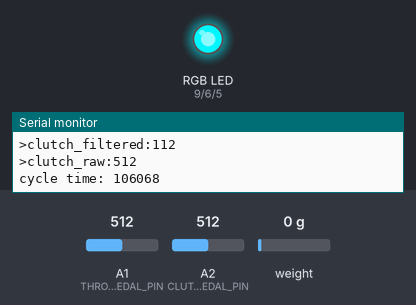
The program below on a simulated Arduino Leonardo, built with avr-gcc and run on an emulated ATmega32U4. Shown: an RGB LED mixed from three pins (HIGH = lit), the last lines printed to the serial monitor. The test bench sets the inputs (shaded band); at power-on: weight on the scale 0 g, A2 (CLUTCH_PEDAL_PIN) = 512, A1 (THROTTLE_PEDAL_PIN) = 512. USB keyboard and mouse output is not drawn.

Above: at 1.2 s.
1.3 s: weight on the scale set to 100 g
At 2.54 s:
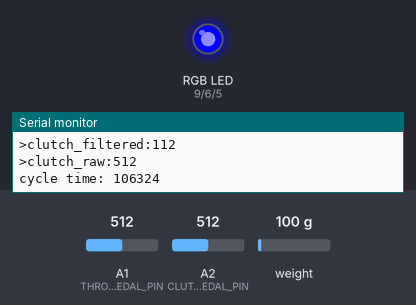
4.3 s: A2 (CLUTCH_PEDAL_PIN) set to 306
At 4.4 s:
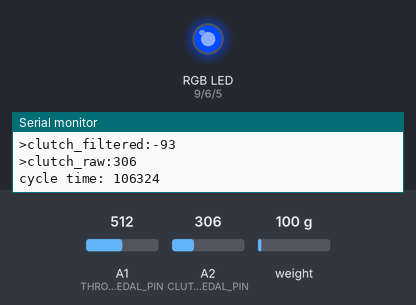
7.3 s: A1 (THROTTLE_PEDAL_PIN) set to 122
At 8.44 s:
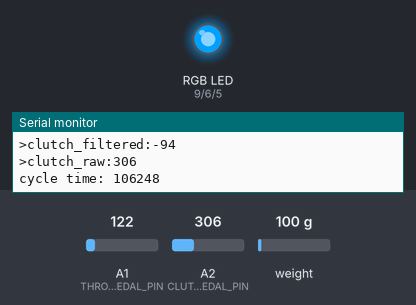
10.3 s: weight on the scale set to 1250 g
13.3 s: A1 (THROTTLE_PEDAL_PIN) set to 0
16.3 s: A2 (CLUTCH_PEDAL_PIN) set to 122
Timing chart, 0 to 20.3 s (numbered marks = the images above; inputs shaded):
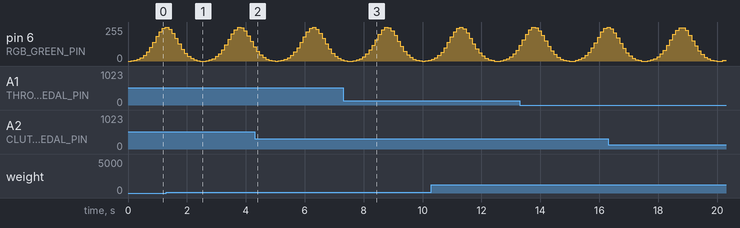

The program:

main.cpp
```cpp
#include <arduino-timer.h>

#include "ArduinoWrapper.hpp"
#include "LoadCell.hpp"
#include "Pedalbox.hpp"
#include "Potmeter.hpp"
#include "SensorConfig.h"
#include "board_pinout.h"
#include "jled.h"
#include "stopwatch.hpp"

enum RGB { RED, GREEN, BLUE };

ArduinoWrapper arduino;

auto timer = timer_create_default();
int32_t cycle_time = 0;

LoadCell brake_load_cell(BRAKE_PEDAL_SCK, BRAKE_PEDAL_DOUT);
Potmeter throttle_potmeter(THROTTLE_PEDAL_PIN);
Potmeter clutch_potmeter(CLUTCH_PEDAL_PIN);

Pedalbox pedalbox;

JLed rgb_led[] = {JLed(RGB_RED_PIN).Off(), JLed(RGB_GREEN_PIN).Off(),
                  JLed(RGB_BLUE_PIN).Off()};

JLedSequence rgb_sequence(JLedSequence::eMode::PARALLEL, rgb_led);

Stopwatch measure_cycle_time;

bool showPedalReadings(void *);
bool updateGameController(void *);
void sensorConfiguration();
void InitModeRgb();
void HearthbeatModeRgb();

void setup() {
  InitModeRgb();
  Serial.begin(9600);
  sensorConfiguration();
  pedalbox.setBrakeSensor(&brake_load_cell);
  pedalbox.setThrottleSensor(&throttle_potmeter);
  pedalbox.setClutchSensor(&clutch_potmeter);
  pedalbox.begin();

  timer.every(100, showPedalReadings);
  timer.every(50, updateGameController);

  HearthbeatModeRgb();
}

void loop() {
  rgb_sequence.Update();
  timer.tick();

  measure_cycle_time.start();
  pedalbox.refreshValues();
}

bool showPedalReadings(void *) {
  Serial.print(">brake_filtered:");
  Serial.println(pedalbox.get_brake_value());

  Serial.print(">throttle_filtered:");
  Serial.println(pedalbox.get_throttle_value());
  Serial.print(">throttle_raw:");
  Serial.println(analogRead(THROTTLE_PEDAL_PIN));

  Serial.print(">clutch_filtered:");
  Serial.println(pedalbox.get_clutch_value());
  Serial.print(">clutch_raw:");
  Serial.println(analogRead(CLUTCH_PEDAL_PIN));

  Serial.print("cycle time: ");
  Serial.println(cycle_time);

  return true;
}

bool updateGameController(void *) {
  pedalbox.updateController();
  cycle_time = measure_cycle_time.stop();
  return true;
}

void sensorConfiguration() {
  brake_load_cell.setOffset(BRAKE_PEDAL_OFFSET);
  throttle_potmeter.setOffset(THROTTLE_PEDAL_OFFSET);
  clutch_potmeter.setOffset(CLUTCH_PEDAL_OFFSET);

  brake_load_cell.setFilter(BRAKE_PEDAL_FILTER_TYPE,
                            BRAKE_PEDAL_FILTER_FREQUENCY,
                            BRAKE_PEDAL_INITIAL_VALUE);
  throttle_potmeter.setFilter(THROTTLE_PEDAL_FILTER_TYPE,
                              THROTTLE_PEDAL_FILTER_FREQUENCY,
                              THROTTLE_PEDAL_INITIAL_VALUE);
  clutch_potmeter.setFilter(CLUTCH_PEDAL_FILTER_TYPE,
                            CLUTCH_PEDAL_FILTER_FREQUENCY,
                            CLUTCH_PEDAL_INITIAL_VALUE);
}

void InitModeRgb() {
  rgb_led[RED].Off();
  rgb_led[GREEN].Off();
  rgb_led[BLUE].Breathe(500).Forever();
  rgb_sequence = JLedSequence(JLedSequence::eMode::PARALLEL, rgb_led);
  rgb_sequence.Update();
}

void HearthbeatModeRgb() {
  int heartbeat_period = 2500;
  rgb_led[RED].Off();
  rgb_led[GREEN].Breathe(heartbeat_period).Forever();
  rgb_led[BLUE].On();
  rgb_sequence = JLedSequence(JLedSequence::eMode::PARALLEL, rgb_led);
  rgb_sequence.Update();
}
```

ArduinoSerialInterface.hpp
```cpp
#ifndef _ARDUINOSERIALINTERFACE_HPP_
#define _ARDUINOSERIALINTERFACE_HPP_

#include <Arduino.h>

#include "SerialInterface.hpp"

class ArduinoSerialInterface : public SerialInterface {
 public:
  ArduinoSerialInterface();
  ~ArduinoSerialInterface() override = default;
  void begin(unsigned long baud_rate) override;
  size_t write(const char* string_to_write) override;
};

#endif  //_ARDUINOSERIALINTERFACE_HPP_
```

ArduinoTimeInterface.hpp
```cpp
#ifndef _ARDUINOTIMEINTERFACE_HPP_
#define _ARDUINOTIMEINTERFACE_HPP_

#include <Arduino.h>
#include <TimeLib.h>

#include "TimeInterface.hpp"

class ArduinoTimeInterface : public TimeInterface {
 public:
  ArduinoTimeInterface();
  ~ArduinoTimeInterface() override = default;
  void SetTime(int hour, int minute, int second, int day, int month,
               int year) override;
  void SetTime(uint32_t time) override;
  uint8_t get_hour() override;
  uint8_t get_minute() override;
  uint8_t get_second() override;
  uint16_t get_millisecond() override;
  void update() override;

 private:
  uint32_t const start_time;
  uint16_t millisecond;
};

#endif  //_ARDUINOTIMEINTERFACE_HPP_
```

ArduinoWrapper.hpp
```cpp
#ifndef _ARDUINOWRAPPER_HPP_
#define _ARDUINOWRAPPER_HPP_

#include <Arduino.h>

#include "ArduinoSerialInterface.hpp"
#include "ArduinoTimeInterface.hpp"

class ArduinoWrapper {
 public:
  ArduinoSerialInterface Serial;
  ArduinoTimeInterface Time;
  ArduinoWrapper();
  ~ArduinoWrapper();
};

#endif  //_ARDUINOWRAPPER_HPP_
```

LoadCell.hpp
```cpp
#ifndef _LOADCELL_HPP_
#define _LOADCELL_HPP_

#include <Filters.h>
#include <HX711.h>

#include "SensorInterface.hpp"

class LoadCell : public SensorInterface {
 public:
  LoadCell(byte serial_clock_pin_init, byte serial_data_pin_init);
  ~LoadCell() override = default;
  int32_t getReadingValue() override;
  void setOffset(int32_t new_offset) override;
  void setFilter(FILTER_TYPE filter_type, float cut_off_frequency,
                 float initial_value);
  int32_t getRawReadingValue();

 private:
  HX711 load_cell_;
  FilterOnePole filter_;
  int32_t applyFilterTo(int32_t raw_reading);
};

#endif  //_LOADCELL_HPP_
```

Log.hpp
```cpp
#ifndef _LOG_HPP_
#define _LOG_HPP_

#include <stdint.h>
#include <stdio.h>
#include <string.h>

#include "SerialInterface.hpp"
#include "TimeInterface.hpp"

class Log {
 public:
  enum kLogType { kInfo, kWarning, kError, kDebug };
  Log(TimeInterface* Time, SerialInterface* Serial);
  ~Log();
  void createLog(kLogType log_type, const char* file, int line,
                 const char* message);

 private:
  TimeInterface* Time_;
  SerialInterface* Serial_;
};

#endif  //_LOG_HPP_
```

Pedal.hpp
```cpp
#ifndef _PEDAL_HPP_
#define _PEDAL_HPP_

#include <stdint.h>

#include "SensorInterface.hpp"

class Pedal {
 public:
  Pedal(SensorInterface* sensor);
  Pedal();
  ~Pedal();
  int32_t readValue();
  void setOffset(int32_t new_offset);
  void set_sensor(SensorInterface* sensor);
  SensorInterface* get_sensor();

 private:
  SensorInterface* sensor_;
};

#endif  //_PEDAL_HPP_
```

Pedalbox.hpp
```cpp
#ifndef _PEDALBOX_HPP_
#define _PEDALBOX_HPP_

#include <stdint.h>

#include <Joystick.h>
#include "Pedal.hpp"

class Pedalbox {
 public:
  Pedalbox();
  ~Pedalbox();
  void setBrakeSensor(SensorInterface* sensor);
  void setThrottleSensor(SensorInterface* sensor);
  void setClutchSensor(SensorInterface* sensor);
  void begin();
  void refreshValues();
  int32_t get_brake_value();
  int32_t get_throttle_value();
  int32_t get_clutch_value();
  void updateController();

 private:
  Joystick_ hid_controller;
  Pedal brake;
  Pedal throttle;
  Pedal clutch;
  int32_t brake_value;
  int32_t throttle_value;
  int32_t clutch_value;
};

#endif  //_PEDALBOX_HPP_
```

Potmeter.hpp
```cpp
#ifndef _POTMETER_HPP_
#define _POTMETER_HPP_

#include <Filters.h>

#include "SensorInterface.hpp"

class Potmeter : public SensorInterface {
 public:
  Potmeter(uint8_t analog_pin_init);
  ~Potmeter() override = default;
  int32_t getReadingValue() override;
  void setOffset(int32_t new_offset) override;
  void setFilter(FILTER_TYPE filter_type, float cut_off_frequency,
                 float initial_value);
  int32_t getRawReadingValue();

 private:
  uint8_t analog_pin_;
  int32_t offset_;
  FilterOnePole filter_;
  int32_t applyFilterTo(int32_t raw_reading);
};

#endif  //_POTMETER_HPP_
```

SensorInterface.hpp
```cpp
#ifndef _SENSORINTERFACE_HPP_
#define _SENSORINTERFACE_HPP_

#include <stdint.h>

class SensorInterface {
 public:
  virtual int32_t getReadingValue() = 0;
  virtual void setOffset(int32_t new_offset) = 0;
  virtual ~SensorInterface() {}
};

#endif  //_SENSORINTERFACE_HPP_
```

SerialInterface.hpp
```cpp
#ifndef _SERIALINTERFACE_HPP_
#define _SERIALINTERFACE_HPP_

#include <stdint.h>

#ifdef HOST
#include <cstddef>
#endif

class SerialInterface {
 public:
  virtual ~SerialInterface() {}
  virtual void begin(unsigned long baud_rate) = 0;
  virtual size_t write(const char* string_to_write) = 0;
};

#endif  //_SERIALINTERFACE_HPP_
```

TimeInterface.hpp
```cpp
#ifndef _TIMEINTERFACE_HPP_
#define _TIMEINTERFACE_HPP_

#include <stdint.h>

class TimeInterface {
 public:
  virtual ~TimeInterface() {}
  virtual void SetTime(int hour, int minute, int second, int day, int month,
                       int year) = 0;
  virtual void SetTime(uint32_t time) = 0;
  virtual uint8_t get_hour() = 0;
  virtual uint8_t get_minute() = 0;
  virtual uint8_t get_second() = 0;
  virtual uint16_t get_millisecond() = 0;
  virtual void update() = 0;
};

#endif  //_TIMEINTERFACE_HPP_
```

board_pinout.h
```cpp
#ifndef _BOARD_PINOUT_H_
#define _BOARD_PINOUT_H_

#define BRAKE_PEDAL_DOUT 16
#define BRAKE_PEDAL_SCK 10
#define BRAKE_PEDAL_DIN 14
#define THROTTLE_PEDAL_PIN A1
#define CLUTCH_PEDAL_PIN A2

#define RGB_RED_PIN 9
#define RGB_GREEN_PIN 6
#define RGB_BLUE_PIN 5

#endif  // _BOARD_PINOUT_H_
```

stopwatch.hpp
```cpp
#ifndef _STOPWATCH_HPP_
#define _STOPWATCH_HPP_

#include <Arduino.h>
#include <stdint.h>

class Stopwatch {
 public:
  void start() { start_time_ = micros(); };
  uint32_t stop() {
    uint32_t elapsed_time = 0;
    if (start_time_ != 0) {
      stop_time_ = micros();
      elapsed_time = stop_time_ - start_time_;
    }
    start_time_ = 0;
    stop_time_ = 0;
    return elapsed_time;
  };

 private:
  uint32_t start_time_ = 0;
  uint32_t stop_time_ = 0;
};

#endif  //_STOPWATCH_HPP_
```

ArduinoWrapper.cpp
```cpp
#include "ArduinoWrapper.hpp"

#include "ArduinoSerialInterface.hpp"
#include "ArduinoTimeInterface.hpp"

ArduinoWrapper::ArduinoWrapper() : Serial(), Time() {}

ArduinoWrapper::~ArduinoWrapper() {}

/*
 * ArduinoSerialInterface
 */

ArduinoSerialInterface::ArduinoSerialInterface() {}

void ArduinoSerialInterface::begin(unsigned long baud_rate) {
  ::Serial.begin(baud_rate);
}

size_t ArduinoSerialInterface::write(const char* string_to_write) {
  return ::Serial.print(string_to_write);
}

/*
 * ArduinoTimeInterface
 */

ArduinoTimeInterface::ArduinoTimeInterface()
    : start_time(1356998400), millisecond(0) {}

void ArduinoTimeInterface::SetTime(int hour, int minute, int second, int day,
                                   int month, int year) {
  setTime(hour, minute, second, day, month, year);
}

void ArduinoTimeInterface::SetTime(uint32_t time) { setTime(time); }

uint8_t ArduinoTimeInterface::get_hour() { return hour(); }

uint8_t ArduinoTimeInterface::get_minute() { return minute(); }

uint8_t ArduinoTimeInterface::get_second() { return second(); }

uint16_t ArduinoTimeInterface::get_millisecond() { return millisecond; }

void ArduinoTimeInterface::update() {
  uint32_t current_millis = millis();
  uint32_t current_second = current_millis / 1000;
  millisecond = current_millis % 1000;
  SetTime(start_time + current_second);
}
```

LoadCell.cpp
```cpp
#include "LoadCell.hpp"

LoadCell::LoadCell(byte serial_clock_pin_init, byte serial_data_pin_init) {
  load_cell_.begin(serial_data_pin_init, serial_clock_pin_init);
}

int32_t LoadCell::getReadingValue() {
  int32_t raw_reading = getRawReadingValue();
  int32_t reading = applyFilterTo(raw_reading);
  return reading;
}

void LoadCell::setOffset(int32_t new_offset) {
  int32_t offset_to_substract = new_offset * -1;
  load_cell_.set_offset(offset_to_substract);
}

void LoadCell::setFilter(FILTER_TYPE filter_type, float cut_off_frequency,
                         float initial_value) {
  filter_.setFilter(filter_type, cut_off_frequency, initial_value);
}

int32_t LoadCell::applyFilterTo(int32_t raw_reading) {
  int32_t filtered_reading = filter_.input(raw_reading);
  return filtered_reading;
}

int32_t LoadCell::getRawReadingValue() {
  int32_t reading = load_cell_.get_value();
  return reading;
}
```

Log.cpp
```cpp
#include "Log.hpp"

Log::Log(TimeInterface* Time, SerialInterface* Serial)
    : Serial_(Serial), Time_(Time) {}

Log::~Log() {}

void Log::createLog(kLogType log_type, const char* file, int line,
                    const char* message) {
  uint8_t hour = Time_->get_hour();
  uint8_t minute = Time_->get_minute();
  uint8_t second = Time_->get_second();
  uint16_t millisecond = Time_->get_millisecond();

  char log_type_str[10];
  switch (log_type) {
    case kInfo:
      strcpy(log_type_str, "INFO");
      break;
    case kWarning:
      strcpy(log_type_str, "WARNING");
      break;
    case kError:
      strcpy(log_type_str, "ERROR");
      break;
    case kDebug:
      strcpy(log_type_str, "DEBUG");
      break;
    default:
      strcpy(log_type_str, "UNKNOWN");
      break;
  }

  char log_message[strlen(log_type_str) + strlen(file) + strlen(message) + 30];
  sprintf(log_message, "%02d:%02d:%02d.%03u %s %s:%d: %s\n", hour, minute,
          second, millisecond, log_type_str, file, line, message);

  Serial_->write(log_message);
}
```

Pedal.cpp
```cpp
#include "Pedal.hpp"

Pedal::Pedal(SensorInterface* sensor) : sensor_(sensor) {}

Pedal::Pedal() : sensor_(nullptr) {}

Pedal::~Pedal() {}

int32_t Pedal::readValue() { return sensor_->getReadingValue(); }

void Pedal::setOffset(int32_t new_offset) { sensor_->setOffset(new_offset); }

void Pedal::set_sensor(SensorInterface* sensor) { sensor_ = sensor; }

SensorInterface* Pedal::get_sensor() { return sensor_; }
```

Pedalbox.cpp
```cpp
#include "Pedalbox.hpp"

#define AUTO_SEND_STATE false

Pedalbox::Pedalbox()
    : hid_controller(0x11, JOYSTICK_TYPE_JOYSTICK, 0,
                     0,                    // Button Count, Hat Switch Count
                     false, false, false,  // X and Y, Z Axis
                     true, true, true,     // Rx, Ry, or Rz
                     false, false,         // rudder, throttle
                     false, false,         // accelerator, brake
                     false                 // steering
      ) {
  brake = Pedal();
  throttle = Pedal();
  clutch = Pedal();
  brake_value = 0;
  throttle_value = 0;
  clutch_value = 0;
}

Pedalbox::~Pedalbox() {}

void Pedalbox::setBrakeSensor(SensorInterface* sensor) {
  brake.set_sensor(sensor);
}

void Pedalbox::setThrottleSensor(SensorInterface* sensor) {
  throttle.set_sensor(sensor);
}

void Pedalbox::setClutchSensor(SensorInterface* sensor) {
  clutch.set_sensor(sensor);
}

void Pedalbox::begin() {
  if (brake.get_sensor() != nullptr && throttle.get_sensor() != nullptr &&
      clutch.get_sensor() != nullptr)
    hid_controller.begin(AUTO_SEND_STATE);
  else
    Serial.println("ERROR: Pedalbox sensors not set!");

  hid_controller.setRxAxisRange(0, 390);
  hid_controller.setRyAxisRange(2000, 67000);
  hid_controller.setRzAxisRange(0, 280);
}

void Pedalbox::refreshValues() {
  brake_value = brake.readValue();
  throttle_value = throttle.readValue();
  clutch_value = clutch.readValue();
}

int32_t Pedalbox::get_brake_value() { return brake_value; }

int32_t Pedalbox::get_throttle_value() { return throttle_value; }

int32_t Pedalbox::get_clutch_value() { return clutch_value; }

void Pedalbox::updateController() {
  hid_controller.setRxAxis(throttle_value);
  hid_controller.setRyAxis(brake_value);
  hid_controller.setRzAxis(clutch_value);
  hid_controller.sendState();
}
```

Potmeter.cpp
```cpp
#include "Potmeter.hpp"

#include <Arduino.h>

Potmeter::Potmeter(uint8_t analog_pin_init)
    : analog_pin_(analog_pin_init), offset_(0) {}

int32_t Potmeter::getReadingValue() {
  int32_t raw_reading = getRawReadingValue();
  int32_t reading = applyFilterTo(raw_reading);
  return reading;
}

void Potmeter::setOffset(int32_t new_offset) { offset_ = new_offset; }

void Potmeter::setFilter(FILTER_TYPE filter_type, float cut_off_frequency,
                         float initial_value) {
  filter_.setFilter(filter_type, cut_off_frequency, initial_value);
}

int32_t Potmeter::applyFilterTo(int32_t raw_reading) {
  int32_t filtered_reading = filter_.input(raw_reading);
  return filtered_reading;
}

int32_t Potmeter::getRawReadingValue() {
  return analogRead(analog_pin_) + offset_;
}
```

SensorConfig.h
```cpp
#pragma once

#define BRAKE_PEDAL_OFFSET 12000
#define BRAKE_PEDAL_FILTER_TYPE LOWPASS
#define BRAKE_PEDAL_FILTER_FREQUENCY 4
#define BRAKE_PEDAL_INITIAL_VALUE 0

#define THROTTLE_PEDAL_OFFSET -150
#define THROTTLE_PEDAL_FILTER_TYPE LOWPASS
#define THROTTLE_PEDAL_FILTER_FREQUENCY 10
#define THROTTLE_PEDAL_INITIAL_VALUE 0

#define CLUTCH_PEDAL_OFFSET -400
#define CLUTCH_PEDAL_FILTER_TYPE LOWPASS
#define CLUTCH_PEDAL_FILTER_FREQUENCY 10
#define CLUTCH_PEDAL_INITIAL_VALUE 0
```
